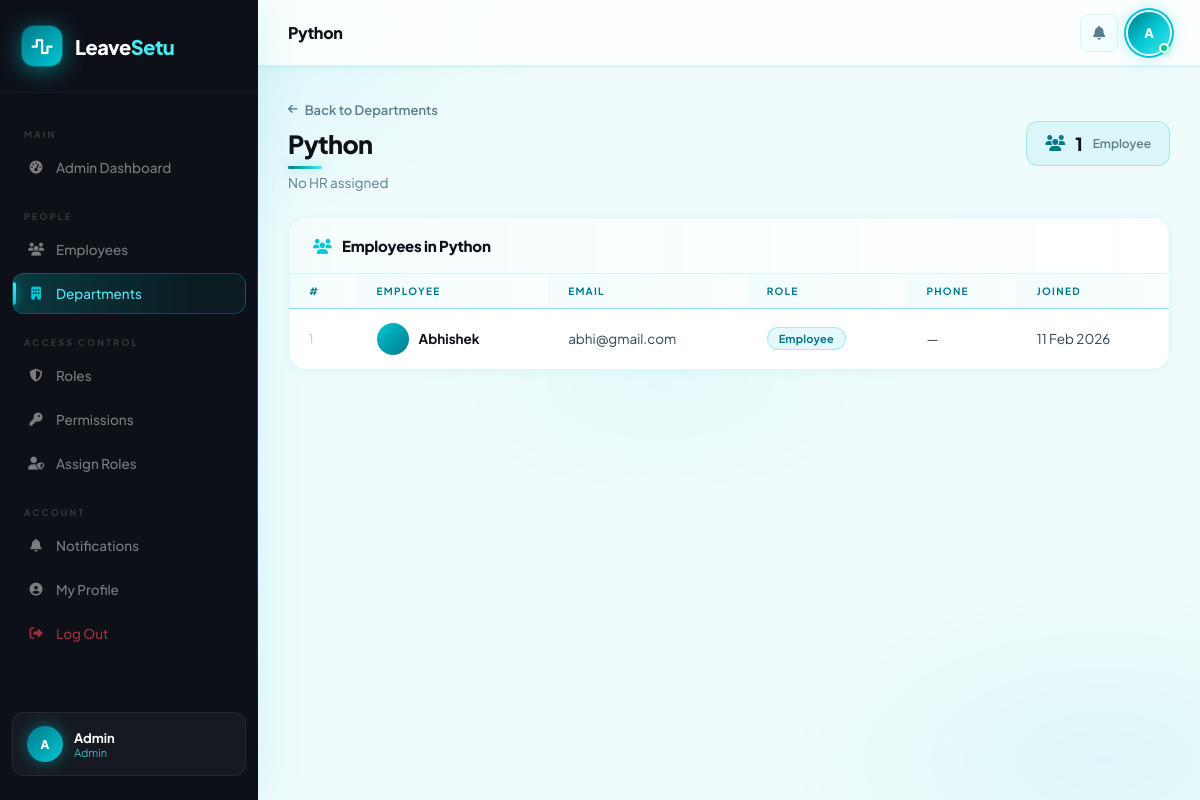
/departments/1/ (signed in), run on the app's committed database.
### users/models.py (models this page shows, shortened)
class User(AbstractUser):
    email = models.EmailField(unique=True)
    role = models.ForeignKey(
        Role,
        on_delete=models.SET_NULL,
        null=True,
        blank=True
    )
    department = models.ForeignKey(
        Department,
        on_delete=models.SET_NULL,
        null=True,
        blank=True
    )
    reporting_manager = models.ForeignKey(
        "self",
        on_delete=models.SET_NULL,
        null=True,
        blank=True,
        related_name="team_members"
    )
    phone = models.CharField(max_length=15, blank=True, null=True)
    date_of_joining = models.DateField(null=True, blank=True)
    is_senior = models.BooleanField(default=False)
    USERNAME_FIELD = "email"
    REQUIRED_FIELDS = ["username"]

class Role(models.Model):
    name = models.CharField(max_length=50, unique=True)

class Department(models.Model):
    name = models.CharField(max_length=100)
    hr = models.ForeignKey(
        "User",
        on_delete=models.SET_NULL,
        null=True,
        blank=True,
        related_name="managed_departments"
    )

### users/views.py (the view)
# urls.py: path('departments/<int:pk>/',       views.department_detail, name='department_detail'),
@login_required
def department_detail(request, pk):
    if not _is_admin(request):
        messages.error(request, "Access denied.")
        return redirect('admin_dashboard')
    dept      = get_object_or_404(Department, pk=pk)
    employees = User.objects.filter(department=dept).select_related('role').order_by('first_name')
    context = {
        'dept':      dept,
        'employees': employees,
        'emp_count': employees.count(),
    }
    return render(request, 'department_detail.html', context)

### users/views.py (called while the page is built)
def _is_admin(request):
    role = getattr(request.user, 'role', None)
    return bool(role and role.name == 'Admin')

### users/templates/department_detail.html (shortened to what this page needs)
{% extends 'base.html' %}
{% block page_title %}{{ dept.name }}{% endblock %}
{% block content %}
<div class="page-header animate-in">
    <div class="page-header-top">
        <div>
            <a href="{% url 'department_list' %}"
               style="display:inline-flex;align-items:center;gap:7px;font-size:13px;font-weight:600;color:var(--text-muted);margin-bottom:10px;text-decoration:none;">
                <i class="fa-solid fa-arrow-left" style="font-size:11px;"></i> Back to Departments
            </a>
            <div class="page-title">{{ dept.name }}</div>
            <div class="page-subtitle">
                {% if dept.hr %}
                    <i class="fa-solid fa-user-tie" style="color:var(--aqua);margin-right:5px;"></i>
                    HR: {{ dept.hr.get_full_name|default:dept.hr.email }}
                {% else %}
                    No HR assigned
                {% endif %}
            </div>
        </div>
        <div style="display:flex;align-items:center;gap:10px;">
            <div style="background:var(--aqua-glass);border:1px solid var(--border-mid);border-radius:var(--radius-sm);padding:10px 18px;display:flex;align-items:center;gap:10px;">
                <i class="fa-solid fa-users" style="color:var(--aqua-deep);"></i>
                <span style="font-weight:800;font-size:18px;color:var(--text);">{{ emp_count }}</span>
                <span style="font-size:12px;color:var(--text-muted);font-weight:600;">Employee{{ emp_count|pluralize }}</span>
            </div>
        </div>
    </div>
</div>
<div class="table-container animate-in delay-1">
    <div class="table-header">
        <span class="table-title">
            <i class="fa-solid fa-users" style="color:var(--aqua);margin-right:8px;"></i>
            Employees in {{ dept.name }}
        </span>
    </div>
    {% if employees %}
    <table>
        <thead>
            <tr>
                <th>#</th>
                <th>Employee</th>
                <th>Email</th>
                <th>Role</th>
                <th>Phone</th>
                <th>Joined</th>
            </tr>
        </thead>
        <tbody>
            {% for emp in employees %}
            <tr>
                <td style="color:var(--text-faint);font-size:12px;">{{ forloop.counter }}</td>
                <td>
                    <div style="display:flex;align-items:center;gap:10px;">
                        <div class="avatar" style="width:32px;height:32px;font-size:11px;flex-shrink:0;">
                        </div>
                        <strong>{{ emp.get_full_name|default:emp.username }}</strong>
                    </div>
                </td>
                <td>{{ emp.email }}</td>
                <td>
                    {% if emp.role %}
                    <span class="badge badge-info">{{ emp.role.name }}</span>
                    {% else %}
                    <span style="color:var(--text-faint);">—</span>
                    {% endif %}
                </td>
                <td>{{ emp.phone|default:"—" }}</td>
                <td>{{ emp.date_of_joining|date:"d M Y"|default:"—" }}</td>
            </tr>
            {% endfor %}
        </tbody>
    </table>
    {% else %}
    <div class="empty-state">
        <div class="empty-icon"><i class="fa-solid fa-users"></i></div>
        <div class="empty-title">No Employees</div>
        <p>No employees are assigned to {{ dept.name }} yet.</p>
    </div>
    {% endif %}
</div>
{% endblock %}

### templates/base.html (shortened to what this page needs)
<!DOCTYPE html>
<html lang="en">
<head>
    <link rel="stylesheet" href="https://cdnjs.cloudflare.com/ajax/libs/font-awesome/6.5.0/css/all.min.css">
</head>
<body>
{% if request.user.is_authenticated %}
<aside class="sidebar" id="sidebar">
    <div class="sidebar-logo">
        <div class="logo-mark">
            <i class="fa-solid fa-wave-square"></i>
        </div>
        <span class="logo-text">Leave<span>Setu</span></span>
    </div>
    <nav class="sidebar-nav">
        <div class="nav-section-label">Main</div>
        {% if request.user.role %}
            {% if request.user.role.name == "Admin" %}
            <a href="{% url 'admin_dashboard' %}" class="nav-item {% if request.resolver_match.url_name == 'admin_dashboard' %}active{% endif %}">
                <i class="fa-solid fa-gauge-high nav-icon"></i> Admin Dashboard
            </a>
            {% elif request.user.role.name == "TL" %}
            <a href="{% url 'tl_dashboard' %}" class="nav-item {% if request.resolver_match.url_name == 'tl_dashboard' %}active{% endif %}">
                <i class="fa-solid fa-gauge-high nav-icon"></i> Dashboard
            </a>
            {% elif request.user.role.name == "HR" %}
            <a href="{% url 'hr_dashboard' %}" class="nav-item {% if request.resolver_match.url_name == 'hr_dashboard' %}active{% endif %}">
                <i class="fa-solid fa-gauge-high nav-icon"></i> Dashboard
            </a>
            {% elif request.user.role.name == "Manager" %}
            <a href="{% url 'manager_dashboard' %}" class="nav-item {% if request.resolver_match.url_name == 'manager_dashboard' %}active{% endif %}">
                <i class="fa-solid fa-gauge-high nav-icon"></i> Dashboard
            </a>
            {% else %}
            <a href="{% url 'employee_dashboard' %}" class="nav-item {% if request.resolver_match.url_name == 'employee_dashboard' %}active{% endif %}">
                <i class="fa-solid fa-gauge-high nav-icon"></i> Dashboard
            </a>
            {% endif %}
        {% endif %}
        {% if request.user.role and request.user.role.name in "HR Manager Admin" %}
        <div class="nav-section-label">People</div>
        <a href="{% url 'hr_employee_list' %}" class="nav-item {% if request.resolver_match.url_name == 'hr_employee_list' %}active{% endif %}">
            <i class="fa-solid fa-users nav-icon"></i> Employees
        </a>
        {% endif %}
        {% if request.user.role and request.user.role.name == "Admin" %}
        <a href="{% url 'department_list' %}" class="nav-item {% if request.resolver_match.url_name == 'department_list' or request.resolver_match.url_name == 'department_detail' %}active{% endif %}">
            <i class="fa-solid fa-building nav-icon"></i> Departments
        </a>
        <div class="nav-section-label">Access Control</div>
        <a href="{% url 'role_list' %}" class="nav-item {% if request.resolver_match.url_name == 'role_list' %}active{% endif %}">
            <i class="fa-solid fa-shield-halved nav-icon"></i> Roles
        </a>
        <a href="{% url 'role_permission_list' %}" class="nav-item {% if request.resolver_match.url_name == 'role_permission_list' %}active{% endif %}">
            <i class="fa-solid fa-key nav-icon"></i> Permissions
        </a>
        <a href="{% url 'assign_role' %}" class="nav-item {% if request.resolver_match.url_name == 'assign_role' %}active{% endif %}">
            <i class="fa-solid fa-user-shield nav-icon"></i> Assign Roles
        </a>
        {% endif %}
        <div class="nav-section-label">Account</div>
        <a href="{% url 'notifications' %}" class="nav-item {% if request.resolver_match.url_name == 'notifications' %}active{% endif %}">
            <i class="fa-solid fa-bell nav-icon"></i> Notifications
        </a>
        <a href="{% url 'dashboard' %}" class="nav-item {% if request.resolver_match.url_name == 'dashboard' %}active{% endif %}">
            <i class="fa-solid fa-circle-user nav-icon"></i> My Profile
        </a>
        <a href="{% url 'logout' %}" class="nav-item" style="color:rgba(240,64,88,0.65);">
            <i class="fa-solid fa-right-from-bracket nav-icon"></i> Log Out
        </a>
    </nav>
    <div class="sidebar-user">
        <div class="user-avatar-sidebar">
            {{ request.user.first_name|first|upper }}{{ request.user.last_name|first|upper }}
        </div>
        <div class="user-info">
            <div class="user-name">{{ request.user.get_full_name|default:request.user.username }}</div>
            <div class="user-role">{% if request.user.role %}{{ request.user.role.name }}{% else %}N/A{% endif %}</div>
        </div>
    </div>
</aside>
{% endif %}
<div class="main-wrapper" {% if not request.user.is_authenticated %}style="margin-left:0;"{% endif %}>
    {% if request.user.is_authenticated %}
    <header class="topbar">
        <h1 class="topbar-title">{% block page_title %}Dashboard{% endblock %}</h1>
        <div class="topbar-actions">
            <a href="{% url 'notifications' %}" class="icon-btn">
                <i class="fa-solid fa-bell"></i>
            </a>
            <div class="profile-dropdown-wrapper" id="profileWrapper">
                <div class="avatar-wrapper" onclick="toggleProfileDropdown()" title="My Profile">
                    <div class="topbar-avatar">
                        {{ request.user.first_name|first|upper }}{{ request.user.last_name|first|upper }}
                    </div>
                </div>
            </div>
        </div>
    </header>
    {% endif %}
    <main class="page-content">
        {% block content %}{% endblock %}
    </main>
</div>
</body>
</html>

### data on the page
User: user.first_name|first "A", user.get_full_name "Admin", user.role.name "Admin"
Department: name "Python"
User: get_full_name "Abhishek", email "abhi@gmail.com", role.name "Employee", phone "—", date_of_joining "11 Feb 2026"

### other printed values
{{ emp_count }} "1"
